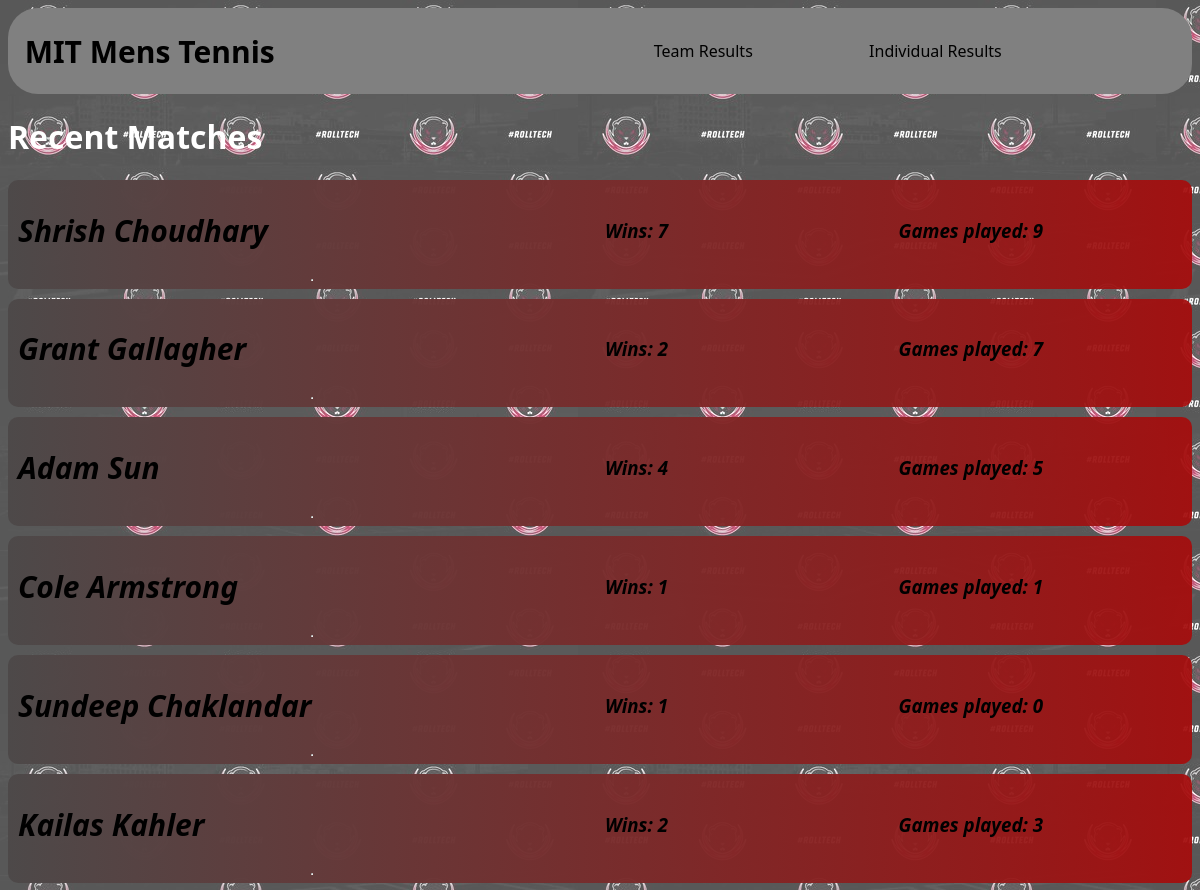
Before: /players/ (upper part) with the older database file.
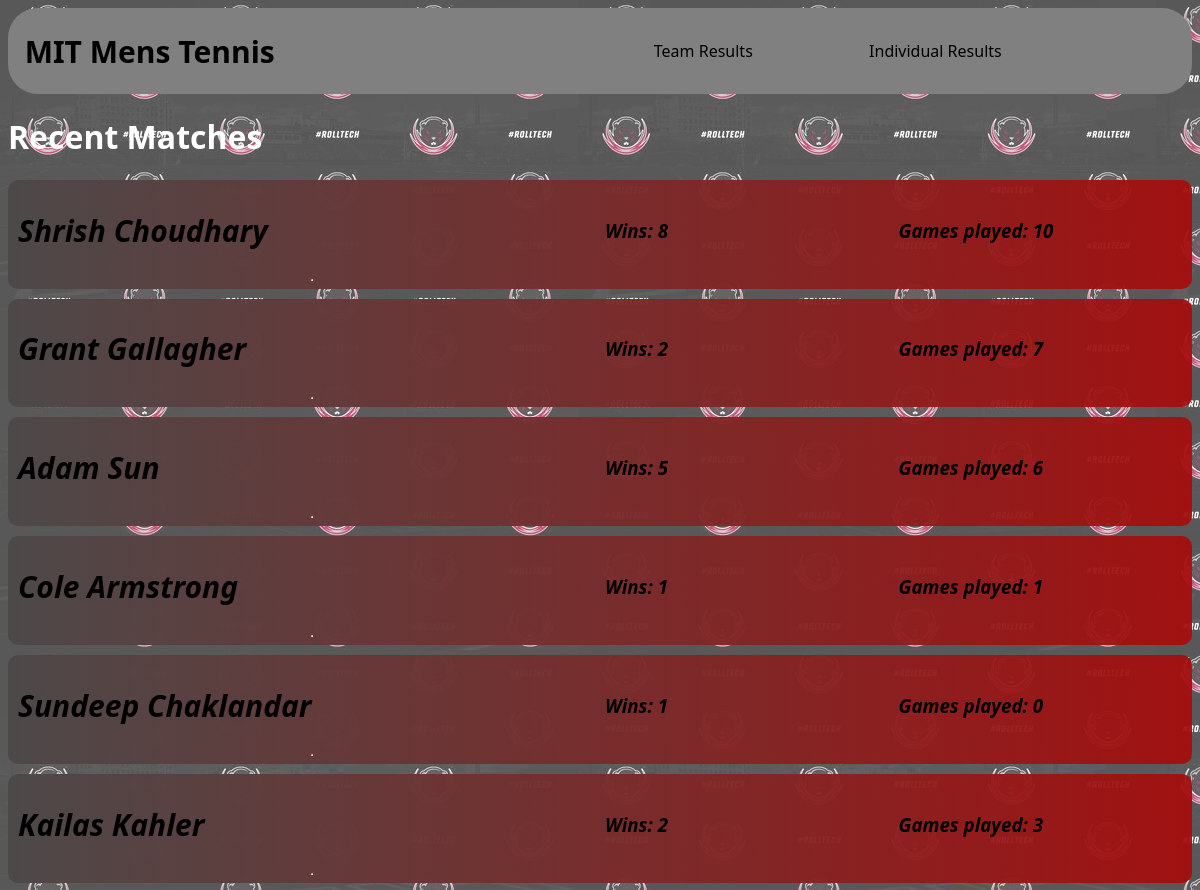
After: the same page with the newer database file.
### base/models.py (models this page shows, shortened)
class Player(models.Model):
    url=models.URLField(default="")
    utrurl=models.URLField(default="")
    data = models.JSONField(default=list,null=True,blank=True)
    name = models.CharField(max_length=100)
    team = models.CharField(max_length=100)
    wins = models.PositiveBigIntegerField(default=0)
    game_played = models.PositiveBigIntegerField(default=0)

### base/views.py (the view)
# urls.py: path("players/",views.players,name="players"),
def players(request):
    players=Player.objects.all()
    context={'players':players}
    return render(request,'base/players.html',context)

### base/templates/base/players.html
{% extends 'main.html'%} {% block content%}
<div>{% include 'base/navbar.html' %}</div>
<div class="content">
  <h1 class="heads">Recent Matches</h1>
  {% for i in players %}
  <div class="player-stats">
    <div>
      <h2><a class="plinks" href="{% url 'profile' i.id%}">{{i.name}}</a></h2>
    </div>
    <div>
      <h3>Wins: {{i.wins}}</h3>
    </div>
    <div>
      <h3>Games played: {{i.game_played}}</h3>
    </div>
    <hr />
  </div>
</div>
{% endfor %} {% endblock content %}

Changed rows visible on the page:
changed Player "Shrish Choudhary": wins "7" → "8"; game_played "9" → "10"
changed Player "Adam Sun": wins "4" → "5"; game_played "5" → "6"
